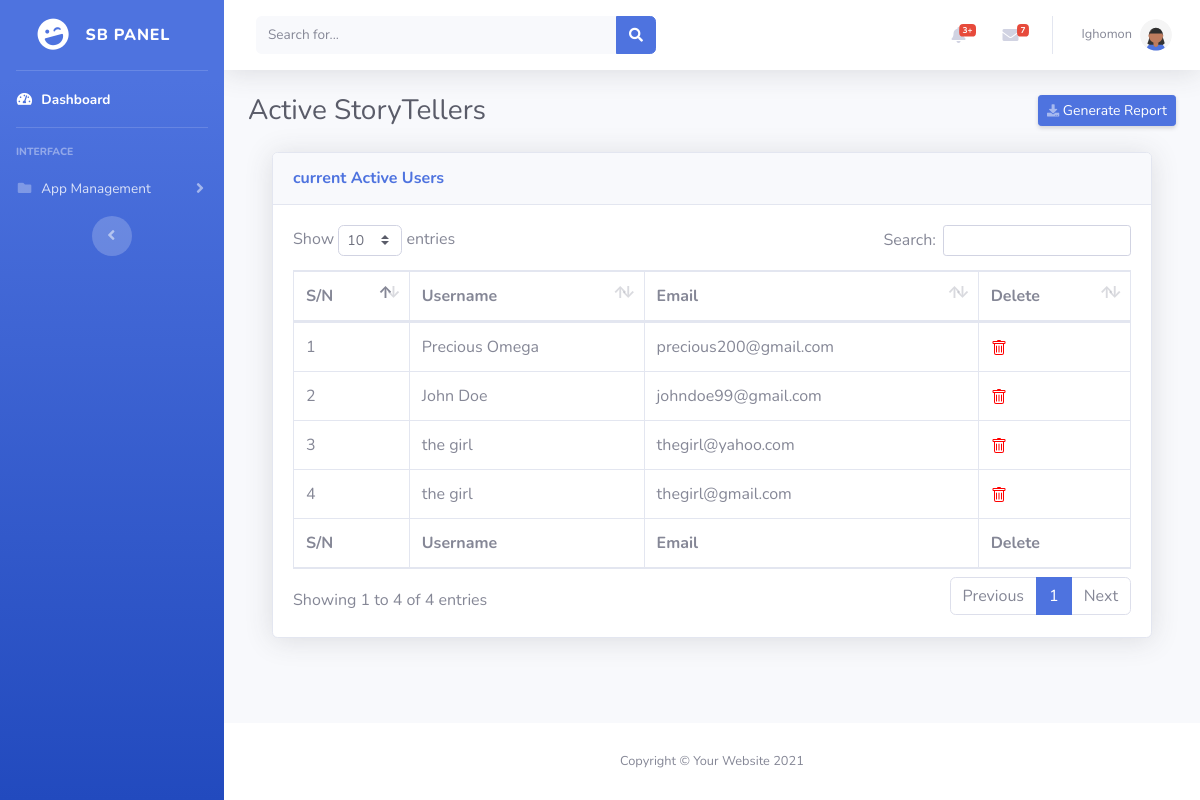
The app's page /admin/active-storytellers.php (signed in) with its own data.
### tables this page shows
CREATE TABLE `u_admin` (
  `id` int(11) NOT NULL,
  `username` varchar(128) NOT NULL,
  `email` varchar(255) NOT NULL,
  `pass_hash` varchar(255) NOT NULL
);

CREATE TABLE `users` (
  `id` int(11) NOT NULL,
  `f_name` varchar(128) NOT NULL,
  `l_name` varchar(128) NOT NULL,
  `email` varchar(255) NOT NULL,
  `password_hash` varchar(255) NOT NULL,
  `stat` int(128) NOT NULL
);

### admin/active-storytellers.php (the view, shortened to what this page needs)
<?php include 'includes/cookie.php'; ?>
<?php if (isset($user)){ ?>
<!DOCTYPE html>
<html lang="en">
<head>
    <link href="vendor/fontawesome-free/css/all.min.css" rel="stylesheet" type="text/css">
    <link href="../assets/css/sb-admin-2.min.css" rel="stylesheet">
   <link href="vendor/datatables/dataTables.bootstrap4.min.css" rel="stylesheet">
</head>
<body id="page-top">
    <div id="wrapper">
        <?php include 'includes/sidebar.php'; ?>
        <div id="content-wrapper" class="d-flex flex-column">
            <div id="content">
                <nav class="navbar navbar-expand navbar-light bg-white topbar mb-4 static-top shadow">
                    <form
                        class="d-none d-sm-inline-block form-inline mr-auto ml-md-3 my-2 my-md-0 mw-100 navbar-search">
                        <div class="input-group">
                            <input type="text" class="form-control bg-light border-0 small" placeholder="Search for..."
                                aria-label="Search" aria-describedby="basic-addon2">
                            <div class="input-group-append">
                                <button class="btn btn-primary" type="button">
                                    <i class="fas fa-search fa-sm"></i>
                                </button>
                            </div>
                        </div>
                    </form>
                    <ul class="navbar-nav ml-auto">
                        <?php include 'includes/template/alert.php'; ?>
                        <?php include 'includes/template/message.php'; ?>
                        <li class="nav-item dropdown no-arrow">
                            <a class="nav-link dropdown-toggle" href="#" id="userDropdown" role="button"
                                data-toggle="dropdown" aria-haspopup="true" aria-expanded="false">
                                <span class="mr-2 d-none d-lg-inline text-gray-600 small">
                                    <?php
                                            $admin_id = $_SESSION['user_id'];
                                            $sql = sprintf("SELECT * FROM u_admin WHERE id = '%s'",$admin_id);
                                            $stmt = $mysqli->query($sql);
                                            $users = $stmt->fetch_assoc();
                                            $admin_name = htmlentities($users["username"]);
                                            echo htmlentities($admin_name); ?>
                                </span>
                                <img class="img-profile rounded-circle" src="img/undraw_profile_1.svg">
                            </a>
                        </li>
                    </ul>
                </nav>
                <div class="container-fluid">
                    <div class="d-sm-flex align-items-center justify-content-between mb-4">
                        <h1 class="h3 mb-0 text-gray-800">Active StoryTellers</h1>
                        <a href="#" class="d-none d-sm-inline-block btn btn-sm btn-primary shadow-sm"><i
                                class="fas fa-download fa-sm text-white-50"></i> Generate Report</a>
                    </div>
                <div class="container-fluid">
                    <div class="card shadow mb-4">
                        <div class="card-header py-3">
                            <h6 class="m-0 font-weight-bold text-primary">current Active Users</h6>
                        </div>
                        <div class="card-body">
                            <div class="table-responsive">
                                <table class="table table-bordered" id="dataTable" width="100%" cellspacing="0">
                                    <thead>
                                        <tr>
                                            <th>S/N</th>
                                            <th>Username</th>
                                            <th>Email</th>
                                            <th>Delete</th>
                                    </thead>
                                    <tfoot>
                                        <tr>
                                            <th>S/N</th>
                                            <th>Username</th>
                                            <th>Email</th>
                                            <th>Delete</th>
                                        </tr>
                                    </tfoot>
                                    <tbody>
                                        <?php $sql = "SELECT * FROM users WHERE stat=1";
                                        $mysqli->real_query($sql);
                                        $no = 1;
                                        if ($mysqli->field_count) {
                                            $users = $mysqli->store_result();
                                            foreach ($users as $user) {
                                                $full_name = htmlentities($user["f_name"] . " " . $user["l_name"]); ?>
                                                <tr>
                                                    <td><?php echo htmlentities($no); ?></td>
                                                    <td><?php echo htmlentities($full_name); ?></td>
                                                    <td><?php echo htmlentities($user["email"]); ?></td>
                                                    <td><a href="pending-storytellers.php?del=<?php echo $user["id"]; ?>"
                                                           onclick="return confirm('Do you want to delete the user?');"></a>
                                                    </td>
                                                </tr>
                                                <?php $no = $no + 1;
                                            }
                                        } ?>
                                    </tbody>
                                </table>
                            </div>
                        </div>
                    </div>
                </div>
                </div>
            </div>
            <?php include 'includes/footer.php'; ?>
        </div>
    </div>
</body>
</html>
<?php }else{header('location: login.php');  }?>

### records on screen
u_admin: username "Ighomon"
users: full_name "Precious Omega", email "precious200@gmail.com"
users: full_name "John Doe", email "johndoe99@gmail.com"
users: full_name "the girl", email "thegirl@yahoo.com"
users: full_name "the girl", email "thegirl@gmail.com"
